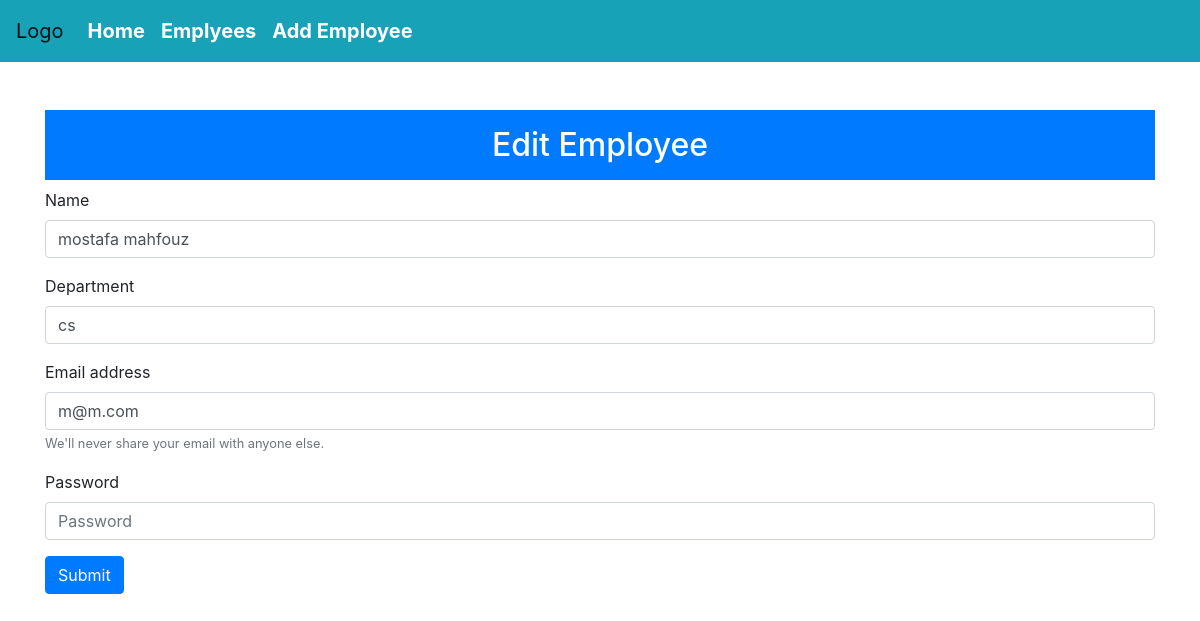
Screenshot of /edit-employee.php?id=3 with the database file from the repository.
### tables this page shows
CREATE TABLE `employees` (
  `id` int(11) NOT NULL,
  `name` varchar(255) NOT NULL,
  `email` varchar(255) NOT NULL,
  `department` varchar(255) NOT NULL,
  `password` varchar(255) NOT NULL,
  `created_at` timestamp NOT NULL DEFAULT current_timestamp()
);

### db.php (called while the page is built, shortened)
<?php
class Database
{
    private $servername="localhost";
    private $username="root";
    private $password="";
    private $db="company2";
    private $conn;
    public function __construct()
    {
        $this->conn = mysqli_connect($this->servername, $this->username, $this->password,$this->db);
    }
    public function find($table,$id)
    {
        $id = filter_var($id,FILTER_VALIDATE_INT);
        $sql = "SELECT * FROM $table WHERE `id`='$id' LIMIT 1 ";
        $result = mysqli_query($this->conn,$sql);
        if(mysqli_query($this->conn,$sql))
        {
            if (mysqli_num_rows($result) > 0)
            {
              return mysqli_fetch_assoc($result);
            }
            else
            {
                return false;
            }
        }
        else
        {
            return die("Error : ".mysqli_error($this->conn));
        }
    }
}

### edit-employee.php (the view, shortened to what this page needs)
<?php include('header.php'); ?>
<?php include('nav.php'); ?>
<?php  $row = $db->find('employees',$_GET['id']); ?>
<?php if(isset($_GET['id']) && is_numeric($_GET['id']) && $row):  ?>
<div class="container">
    <div class="row">
        <div class="col-sm-12">
            <h2 class="p-3 col text-center mt-5 text-white bg-primary">  Edit Employee </h2>
        </div>
        <div class="col-sm-12">
            <form method="post" action="<?php $_SERVER['PHP_SELF']; ?>">
                <div class="form-group">
                    <label for="name">Name</label>
                    <input type="text" name="name" value="<?php echo $row['name']; ?>"   class="form-control" id="name"  placeholder="Enter name">
                </div>
                <div class="form-group">
                    <label for="department">Department</label>
                    <input type="text" name="department" value="<?php echo $row['department']; ?>" class="form-control" id="department"  placeholder="Enter department">
                </div>
                <div class="form-group">
                    <label for="exampleInputEmail1">Email address</label>
                    <input type="email" name="email" value="<?php echo $row['email']; ?>"  class="form-control" id="exampleInputEmail1" aria-describedby="emailHelp" placeholder="Enter email">
                    <small id="emailHelp" class="form-text text-muted">We'll never share your email with anyone else.</small>
                </div>
                <div class="form-group">
                    <label for="exampleInputPassword1">Password</label>
                    <input type="password" name="password" class="form-control" id="exampleInputPassword1" placeholder="Password">
                </div>
                <button type="submit" name="submit" class="btn btn-primary">Submit</button>
            </form>
        </div>
    </div>
</div>
<?php  endif;  ?>
<?php include('footer.php'); ?>

### rows the page displays
employees: name "mostafa mahfouz", department "cs", email "m@m.com"
